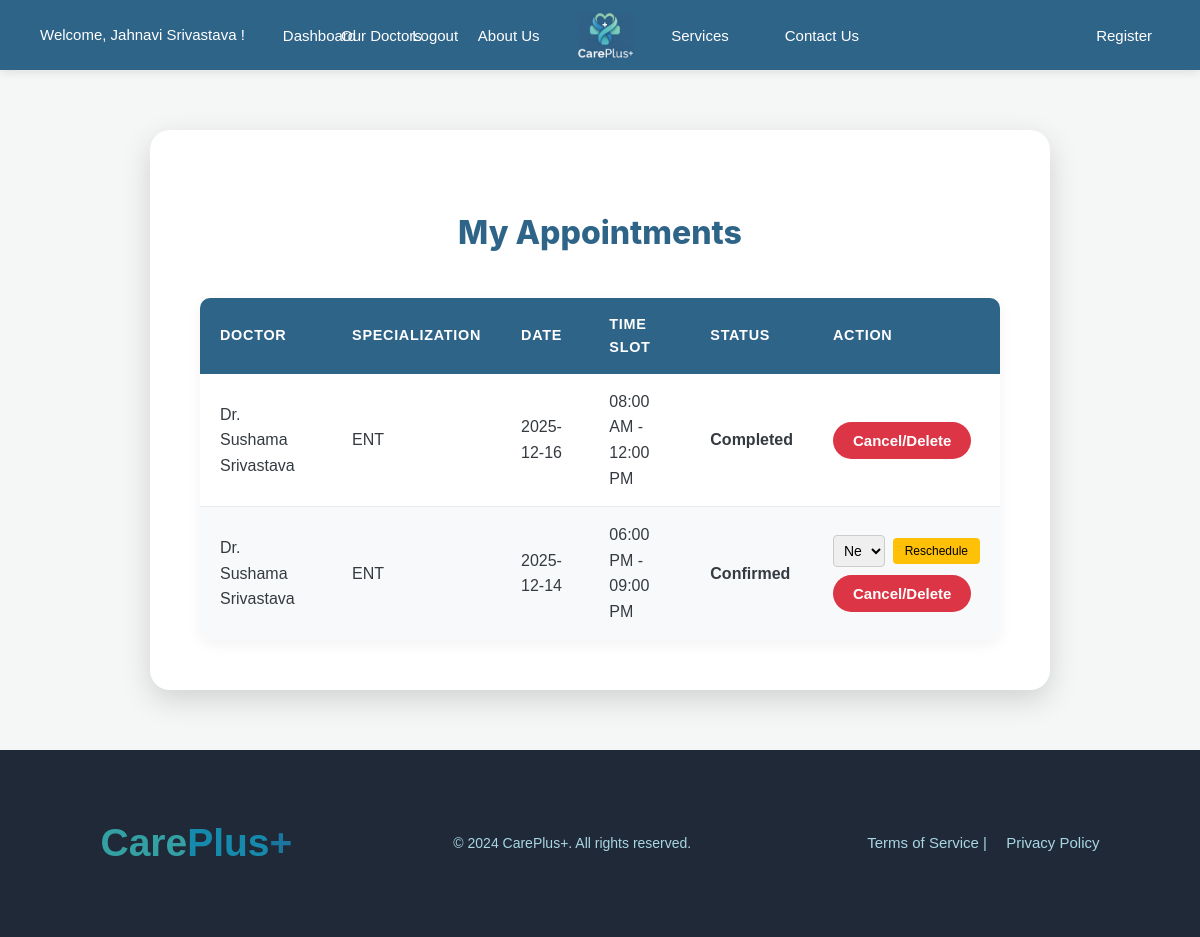
The page /patient_my_appointment (signed in) on the database its author committed.
### app/models.py (models this page shows)
class Appointment(db.Model):
    id = db.Column(db.Integer, primary_key=True)
    patient_id = db.Column(db.Integer, db.ForeignKey('patient.id', ondelete='CASCADE'), nullable=False)
    doctor_id = db.Column(db.Integer, db.ForeignKey('doctor.id', ondelete='CASCADE'), nullable=False)
    slot_id = db.Column(db.Integer, db.ForeignKey('doctor_slot.id', ondelete='CASCADE'), nullable=False)
    appointment_date = db.Column(db.Date, nullable=False)
    appointment_time = db.Column(db.Time, nullable=False)
    status = db.Column(db.String(20), default='Pending')
    booked_on = db.Column(db.DateTime, default=datetime.utcnow)

class Doctor(UserMixin, db.Model):
    id = db.Column(db.Integer, primary_key=True)
    name = db.Column(db.String(150), nullable=False)
    specialization_id = db.Column(db.Integer, db.ForeignKey('specialization.id', ondelete='CASCADE'), nullable=False)
    email = db.Column(db.String(150), unique=True, nullable=False)
    username = db.Column(db.String(150), unique=True, nullable=False)
    password = db.Column(db.String(150), nullable=False)
    experience = db.Column(db.Integer, nullable=False)
    added_on = db.Column(db.DateTime, default=datetime.utcnow)
    education = db.Column(db.String(250))
    blacklisted = db.Column(db.Boolean, default=False)
    slots = db.relationship('DoctorSlot', backref='doctor', cascade='all, delete-orphan', passive_deletes=True)
    appointments = db.relationship('Appointment', backref='doctor', cascade='all, delete-orphan', passive_deletes=True)

class specialization(db.Model):
    id = db.Column(db.Integer, primary_key=True)
    name = db.Column(db.String(150), unique=True, nullable=False)
    about = db.Column(db.Text, nullable=False)
    doctors = db.relationship('Doctor', backref='specialization', cascade='all, delete-orphan')

class DoctorSlot(db.Model):
    id = db.Column(db.Integer, primary_key=True)
    doctor_id = db.Column(db.Integer, db.ForeignKey('doctor.id', ondelete='CASCADE'), nullable=False)
    date = db.Column(db.Date, nullable=False)
    slot_name = db.Column(db.String(20))
    start_time = db.Column(db.Time, nullable=False)
    end_time = db.Column(db.Time, nullable=False)
    max_patients = db.Column(db.Integer, default=5)
    current_patients = db.Column(db.Integer, default=0)
    status = db.Column(db.String(20), default='Available')
    appointments = db.relationship('Appointment', backref='slot', cascade='all, delete-orphan', passive_deletes=True)

### app/routes.py (the view)
    @app.route('/patient_my_appointment', methods=['GET'])
    def patient_my_appointment():
        if 'patient_id' not in session:
            return redirect(url_for('patient_login'))
        patient_id = session['patient_id']
        appointments = Appointment.query.filter_by(patient_id=patient_id).order_by(Appointment.appointment_date.desc()).all()
        available_slots = DoctorSlot.query.filter(
            DoctorSlot.date >= datetime.now().date(),
            DoctorSlot.status.in_(['Available', 'Full'])
        ).all()
        return render_template('patient_my_appointment.html',
                            appointments=appointments,
                            available_slots=available_slots)

### templates/patient_my_appointment.html (shortened to what this page needs)
{% extends "base.html" %}
{% block content %}
<div class="appointment-form">
    <h2>My Appointments</h2>
    {% if appointments %}
        <table class="appointment-table">
            <thead>
                <tr>
                    <th>Doctor</th>
                    <th>Specialization</th>
                    <th>Date</th>
                    <th>Time Slot</th>
                    <th>Status</th>
                    <th>Action</th>
                </tr>
            </thead>
            <tbody>
                {% for appointment in appointments %}
                <tr>
                    <td>{{ appointment.doctor.name }}</td>
                    <td>{{ appointment.doctor.specialization.name }}</td>
                    <td>{{ appointment.appointment_date.strftime('%Y-%m-%d') }}</td>
                    <td>
                        {{ appointment.slot.start_time.strftime('%I:%M %p') }} -
                        {{ appointment.slot.end_time.strftime('%I:%M %p') }}
                    </td>
                    <td class="status-{{ appointment.status|lower }}">{{ appointment.status }}</td>
                    <td>
                        <div class="action-buttons">
                            {% if appointment.status in ['Pending', 'Confirmed'] %}
                            <form method="POST" action="{{ url_for('Preschedule_appointment', appointment_id=appointment.id) }}" class="inline-form">
                                <select name="new_slot_id" required>
                                    <option value="">New Slot</option>
                                </select>
                                <button type="submit" class="btn-reschedule">Reschedule</button>
                            </form>
                            {% endif %}
                            <form method="POST" action="{{ url_for('cancel_appointment', appointment_id=appointment.id) }}" style="display: inline;">
                                <button type="submit" class="btn-cancel" onclick="return confirm('Are you sure you want to cancel this appointment?')">
                                    Cancel/Delete
                                </button>
                            </form>
                        </div>
                    </td>
                </tr>
                {% endfor %}
            </tbody>
        </table>
    {% endif %}
</div>
{% endblock %}

### static/css/style.css (style rules this page uses)
body { font-family: 'Montserrat', sans-serif; margin: 0; padding: 0; background-color: #f4f7f6; color: #343a40; line-height: 1.6; }
.appointment-form { max-width: 900px; margin: 60px auto; padding: 50px; background-color: #ffffff; border-radius: 20px; box-shadow: 0 10px 30px rgba(0, 0, 0, 0.15); font-family: 'Inter', sans-serif; box-sizing: border-box; }
.appointment-form h2 { text-align: center; color: #2f6489; margin-bottom: 40px; font-size: 32px; font-weight: 800; }
.appointment-form input[type="date"], .appointment-form input[type="time"], .appointment-form select { width: 100%; }
.btn-cancel { padding: 10px 20px; background-color: #dc3545; color: white; border: none; border-radius: 50px; font-size: 15px; font-weight: 600; cursor: pointer; transition: background-color 0.3s, transform 0.2s; }
.action-buttons { display: flex; flex-direction: column; gap: 8px; }
.inline-form { display: flex; gap: 8px; align-items: center; }
.inline-form select { padding: 6px; border: 1px solid #ccc; border-radius: 4px; font-size: 14px; box-sizing: border-box; }
.btn-reschedule { padding: 6px 12px; background-color: #ffc107; color: #000; border: none; border-radius: 4px; cursor: pointer; font-size: 12px; white-space: nowrap; }
.status-confirmed { color: #28a745; font-weight: bold; }
.status-completed { color: #17a2b8; font-weight: bold; }
.appointment-table { width: 100%; border-collapse: separate; border-spacing: 0; margin-top: 30px; font-size: 1em; font-family: 'Montserrat', sans-serif; box-shadow: 0 4px 15px rgba(0, 0, 0, 0.05); border-radius: 10px; overflow: hidden; background-color: #ffffff; }
.appointment-table th, .appointment-table td { padding: 15px 20px; text-align: left; }
.appointment-table th { background-color: #2f6489; color: #ffffff; font-weight: 700; text-transform: uppercase; letter-spacing: 0.05em; font-size: 0.9em; }
.appointment-table td { border-bottom: 1px solid #e9ecef; color: #343a40; }
.appointment-table tr:nth-child(even) { background-color: #f8f9fa; }
.appointment-table tr:last-child td { border-bottom: none; }
.appointment-form { flex: 1; min-width: 300px; }

### rows shown on the page
Appointment: doctor.name "Dr. Sushama Srivastava", doctor.specialization.name "ENT", appointment_date "2025-12-16", slot.start_time "08:00 AM", slot.end_time "12:00 PM", status "Completed"
Appointment: doctor.name "Dr. Sushama Srivastava", doctor.specialization.name "ENT", appointment_date "2025-12-14", slot.start_time "06:00 PM", slot.end_time "09:00 PM", status "Confirmed"

### other values the page prints
{{ session['patient_name'] }} "Jahnavi Srivastava"
